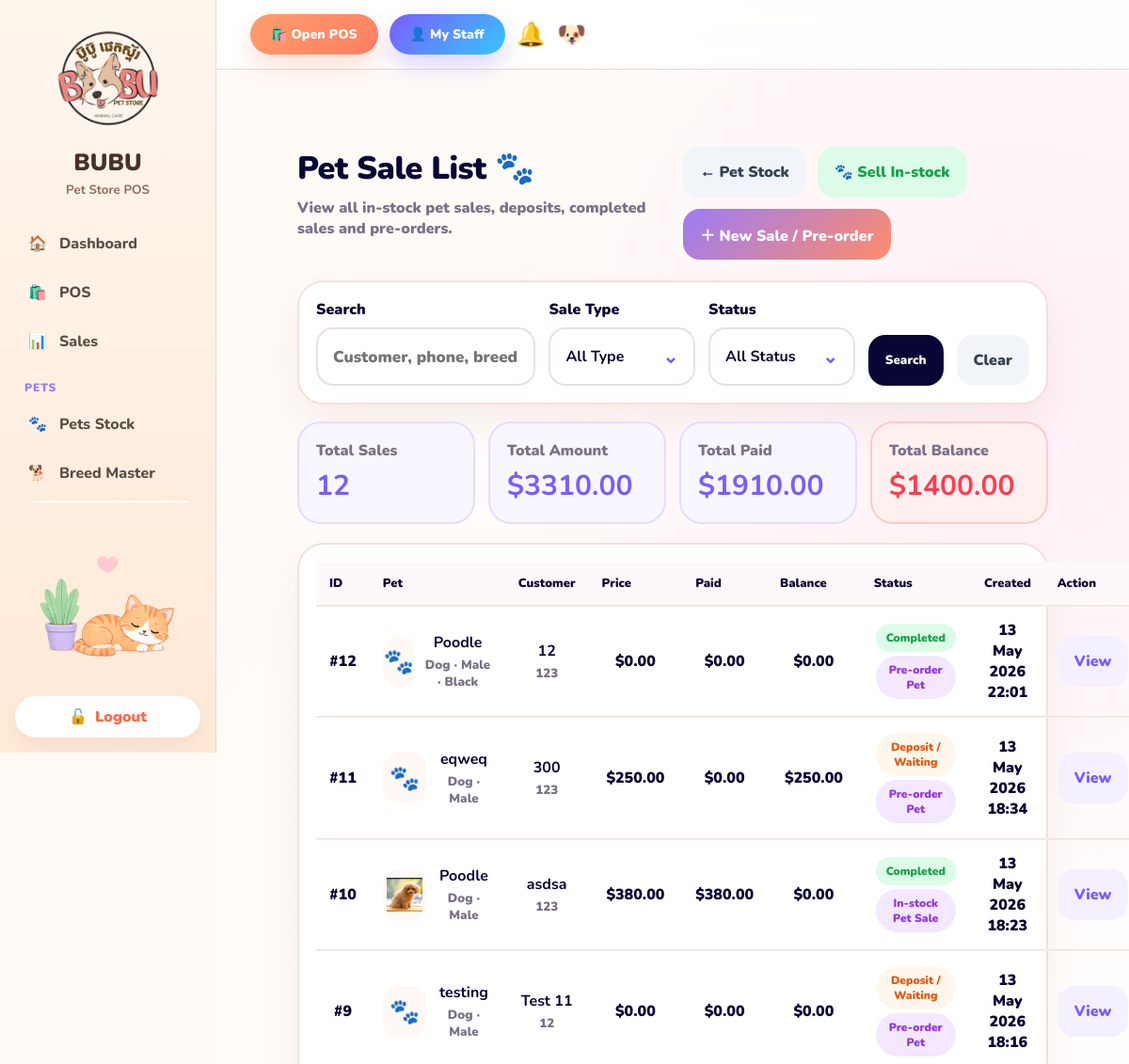
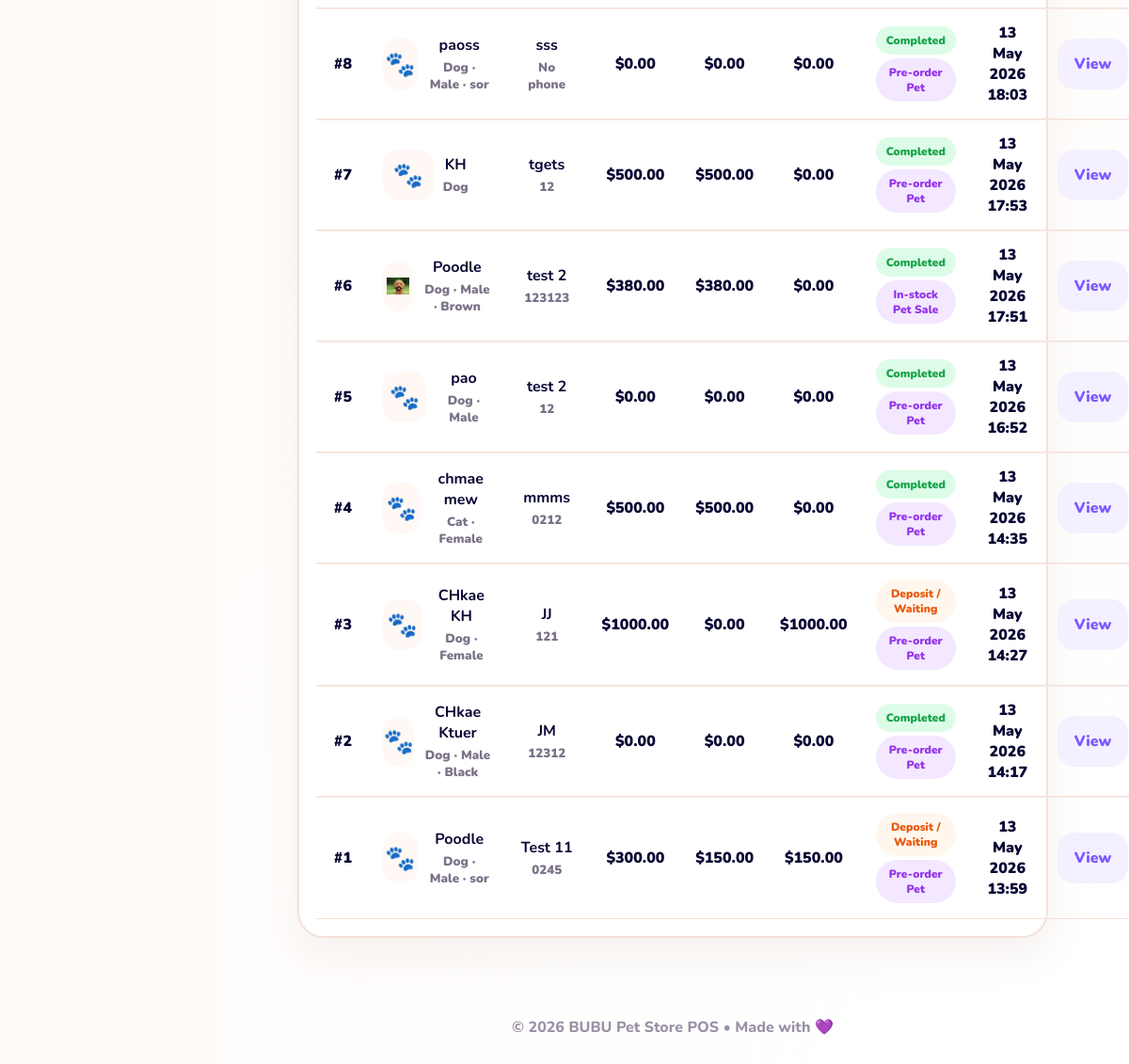
Screenshot of /pets/sales/ (signed in) with the database file from the repository (2 pictures, top to bottom).
### pets/models.py (models this page shows, shortened)
class PetSale(models.Model):
    SALE_KIND_CHOICES = [
        ("in_stock", "In-stock Pet Sale"),
        ("preorder", "Pre-order Pet"),
    ]
    STATUS_CHOICES = [
        ("deposit", "Deposit / Waiting"),
        ("arrived", "Arrived"),
        ("completed", "Completed"),
        ("cancelled", "Customer Cancelled"),
        ("refunded", "Refunded"),
    ]
    PET_TYPE_CHOICES = [
        ("dog", "Dog"),
        ("cat", "Cat"),
        ("other", "Other"),
    ]
    sale_kind = models.CharField(
        max_length=30,
        choices=SALE_KIND_CHOICES,
        default="in_stock",
    )
    pet = models.ForeignKey(
        Pet,
        on_delete=models.PROTECT,
        related_name="sales",
        null=True,
        blank=True,
    )
    preorder_pet_type = models.CharField(
        max_length=20,
        choices=PET_TYPE_CHOICES,
        default="dog",
        blank=True,
    )
    preorder_breed = models.CharField(max_length=120, blank=True)
    preorder_gender = models.CharField(max_length=30, blank=True)
    preorder_color = models.CharField(max_length=80, blank=True)
    preorder_special_type = models.CharField(max_length=120, blank=True)
    deadline = models.DateField(null=True, blank=True)
    customer_name = models.CharField(max_length=120)
    phone = models.CharField(max_length=30, blank=True)
    address = models.TextField(blank=True)
    sale_price = models.DecimalField(max_digits=10, decimal_places=2, default=0)
    deposit_amount = models.DecimalField(max_digits=10, decimal_places=2, default=0)
    paid_amount = models.DecimalField(max_digits=10, decimal_places=2, default=0)
    remaining_amount = models.DecimalField(max_digits=10, decimal_places=2, default=0)
    warranty_days = models.PositiveIntegerField(default=3)
    warranty_start_date = models.DateField(null=True, blank=True)
    warranty_expire_date = models.DateField(null=True, blank=True)
    sale_photo = models.ImageField(upload_to="pet_sales/", blank=True, null=True)
    status = models.CharField(max_length=30, choices=STATUS_CHOICES, default="deposit")
    note = models.TextField(blank=True)
    cancel_reason = models.TextField(blank=True)
    refund_reason = models.TextField(blank=True)
    created_by = models.ForeignKey(
        User,
        on_delete=models.SET_NULL,
        null=True,
        blank=True,
        related_name="created_pet_sales",
    )
    seller = models.ForeignKey(
        User,
        on_delete=models.SET_NULL,
        null=True,
        blank=True,
        related_name="pet_sales_as_seller",
        help_text="Real seller/staff who sold this pet.",
    )
    completed_at = models.DateTimeField(null=True, blank=True)
    created_at = models.DateTimeField(auto_now_add=True)
    @property
    def pet_type_display(self):
        if self.pet:
            return self.pet.get_pet_type_display()
        return dict(self.PET_TYPE_CHOICES).get(self.preorder_pet_type, "Pet")
    @property
    def breed_display(self):
        if self.pet:
            return self.pet.breed_name
        return self.preorder_breed
    @property
    def gender_display(self):
        if self.pet:
            return self.pet.gender
        return self.preorder_gender
    @property
    def color_display(self):
        if self.pet:
            return self.pet.color
        return self.preorder_color

class Pet(models.Model):
    TYPE_CHOICES = [
        ("dog", "Dog"),
        ("cat", "Cat"),
        ("other", "Other"),
    ]
    STATUS_CHOICES = [
        ("in_stock", "In Stock"),
        ("reserved", "Reserved / Deposit"),
        ("sold", "Sold"),
        ("preorder", "Preorder"),
        ("sick", "Sick"),
        ("dead", "Dead"),
        ("cancelled", "Cancelled"),
    ]
    branch = models.ForeignKey(
        Branch,
        on_delete=models.SET_NULL,
        null=True,
        blank=True,
        related_name="pets",
        help_text="Which branch/shop this pet is currently stocked in.",
    )
    breed_profile = models.ForeignKey(
        PetBreed,
        on_delete=models.SET_NULL,
        null=True,
        blank=True,
        related_name="pets",
    )
    pet_type = models.CharField(max_length=20, choices=TYPE_CHOICES, default="dog")
    breed = models.CharField(max_length=120, blank=True)
    name = models.CharField(max_length=120, blank=True)
    gender = models.CharField(max_length=30, blank=True)
    color = models.CharField(max_length=80, blank=True)
    special_type = models.CharField(max_length=120, blank=True)
    age_months_at_stock_in = models.PositiveIntegerField(
        default=0,
        help_text="Age in months when this pet was stocked in.",
    )
    age_recorded_date = models.DateField(
        default=timezone.localdate,
        help_text="Date when age was recorded.",
    )
    death_date = models.DateField(null=True, blank=True)
    photo = models.ImageField(upload_to="pets/", blank=True, null=True)
    cost_price = models.DecimalField(max_digits=10, decimal_places=2, default=0)
    sale_price = models.DecimalField(max_digits=10, decimal_places=2, default=0)
    status = models.CharField(max_length=30, choices=STATUS_CHOICES, default="in_stock")
    note = models.TextField(blank=True)
    created_by = models.ForeignKey(
        User,
        on_delete=models.SET_NULL,
        null=True,
        blank=True,
        related_name="created_pets",
    )
    created_at = models.DateTimeField(auto_now_add=True)
    updated_at = models.DateTimeField(auto_now=True)
    @property
    def breed_name(self):
        if self.breed_profile:
            return self.breed_profile.name
        return self.breed
    @property
    def display_photo(self):
        if self.photo:
            return self.photo
        if self.breed_profile and self.breed_profile.photo:
            return self.breed_profile.photo
        return None

class PetBreed(models.Model):
    TYPE_CHOICES = [
        ("dog", "Dog"),
        ("cat", "Cat"),
        ("other", "Other"),
    ]
    pet_type = models.CharField(max_length=20, choices=TYPE_CHOICES, default="dog")
    name = models.CharField(max_length=120)
    photo = models.ImageField(upload_to="pet_breeds/", blank=True, null=True)
    default_cost_price = models.DecimalField(max_digits=10, decimal_places=2, default=0)
    default_sale_price = models.DecimalField(max_digits=10, decimal_places=2, default=0)
    color_options = models.CharField(
        max_length=255,
        blank=True,
        help_text="Example: White, Cream, Brown, Black",
    )
    sex_options = models.CharField(
        max_length=255,
        blank=True,
        default="Male,Female",
        help_text="Example: Male, Female",
    )
    special_type_options = models.CharField(
        max_length=255,
        blank=True,
        help_text="Example: Teacup, Mini, Standard, Show Grade",
    )
    note = models.TextField(blank=True)
    is_active = models.BooleanField(default=True)
    created_by = models.ForeignKey(
        User,
        on_delete=models.SET_NULL,
        null=True,
        blank=True,
        related_name="created_pet_breeds",
    )
    created_at = models.DateTimeField(auto_now_add=True)
    updated_at = models.DateTimeField(auto_now=True)
    class Meta:
        ordering = ["pet_type", "name"]

### pets/views.py (the view, shortened to what this page needs)
# urls.py: path("sales/", views.pet_sale_list, name="pet_sale_list"),
@login_required
def pet_sale_list(request):
    sales = (
        PetSale.objects
        .select_related("pet", "pet__breed_profile", "created_by", "seller")
        .prefetch_related("photos")
        .order_by("-created_at")
    )
    q = request.GET.get("q", "").strip()
    sale_kind = request.GET.get("sale_kind", "").strip()
    status = request.GET.get("status", "").strip()
    if sale_kind:
        sales = sales.filter(sale_kind=sale_kind)
    if status:
        sales = sales.filter(status=status)
    total_sales = sales.count()
    total_amount = sum((sale.sale_price for sale in sales), Decimal("0.00"))
    total_paid = sum((sale.paid_amount for sale in sales), Decimal("0.00"))
    total_balance = sum((sale.remaining_amount for sale in sales), Decimal("0.00"))
    return render(request, "pets/pet_sale_list.html", {
        "sales": sales,
        "q": q,
        "sale_kind": sale_kind,
        "status": status,
        "total_sales": total_sales,
        "total_amount": total_amount,
        "total_paid": total_paid,
        "total_balance": total_balance,
    })

### templates/pets/pet_sale_list.html (shortened to what this page needs)
{% extends "base.html" %}
{% load static %}
{% block content %}
<div class="sale-list-page">
    <div class="page-top">
        <div>
            <h1>Pet Sale List 🐾</h1>
            <p>View all in-stock pet sales, deposits, completed sales and pre-orders.</p>
        </div>
        <div class="top-actions">
            <a href="{% url 'pet_list' %}" class="soft-btn">← Pet Stock</a>
            <a href="{% url 'pet_available_for_sale' %}" class="green-btn">🐾 Sell In-stock</a>
            <a href="{% url 'pet_sale_create' %}" class="main-btn">＋ New Sale / Pre-order</a>
        </div>
    </div>
    <form method="get" class="filter-card" id="filterForm">
        <div class="filter-grid">
            <label>
                Search
                <input
                    type="text"
                    name="q"
                    value="{{ q|default:'' }}"
                    placeholder="Customer, phone, breed, color..."
                >
            </label>
            <div class="touch-field">
                <span>Sale Type</span>
                <button type="button" class="touch-btn" onclick="openPopup('kind')">
                    <strong id="saleKindLabel">
                        {% if sale_kind == "in_stock" %}
                            🐾 In-stock Sale
                        {% elif sale_kind == "preorder" %}
                            📝 Pre-order
                        {% else %}
                            All Type
                        {% endif %}
                    </strong>
                    <em>⌄</em>
                </button>
            </div>
            <div class="touch-field">
                <span>Status</span>
                <button type="button" class="touch-btn" onclick="openPopup('status')">
                    <strong id="statusLabel">
                        {% if status == "deposit" %}
                            Deposit / Waiting
                        {% elif status == "arrived" %}
                            Arrived
                        {% elif status == "completed" %}
                            Completed
                        {% elif status == "cancelled" %}
                            Cancelled
                        {% elif status == "refunded" %}
                            Refunded
                        {% else %}
                            All Status
                        {% endif %}
                    </strong>
                    <em>⌄</em>
                </button>
            </div>
            <button type="submit" class="dark-btn">Search</button>
            <a href="{% url 'pet_sale_list' %}" class="clear-btn">Clear</a>
        </div>
    </form>
    <div class="summary-grid">
        <div>
            <span>Total Sales</span>
            <strong>{{ total_sales|default:0 }}</strong>
        </div>
        <div>
            <span>Total Amount</span>
            <strong>${{ total_amount|floatformat:2 }}</strong>
        </div>
        <div>
            <span>Total Paid</span>
            <strong>${{ total_paid|floatformat:2 }}</strong>
        </div>
        <div class="danger">
            <span>Total Balance</span>
            <strong>${{ total_balance|floatformat:2 }}</strong>
        </div>
    </div>
    <div class="sale-table-card">
        <div class="desktop-table">
            <table>
                <thead>
                    <tr>
                        <th>ID</th>
                        <th>Pet</th>
                        <th>Customer</th>
                        <th>Price</th>
                        <th>Paid</th>
                        <th>Balance</th>
                        <th>Status</th>
                        <th>Created</th>
                        <th>Action</th>
                    </tr>
                </thead>
                <tbody>
                    {% for sale in sales %}
                        <tr>
                            <td>#{{ sale.id }}</td>
                            <td>
                                <div class="pet-info">
                                    <div class="mini-photo">
                                        {% if sale.sale_photo %}
                                            <img src="{{ sale.sale_photo.url }}">
                                        {% elif sale.pet and sale.pet.display_photo %}
                                            <img src="{{ sale.pet.display_photo.url }}">
                                        {% else %}
                                            <span>🐾</span>
                                        {% endif %}
                                    </div>
                                    <div>
                                        <strong>{{ sale.breed_display|default:"-" }}</strong>
                                        <small>
                                            {{ sale.pet_type_display }}
                                            {% if sale.gender_display %} · {{ sale.gender_display }}{% endif %}
                                            {% if sale.color_display %} · {{ sale.color_display }}{% endif %}
                                        </small>
                                    </div>
                                </div>
                            </td>
                            <td>
                                <strong>{{ sale.customer_name }}</strong>
                                <small>{{ sale.phone|default:"No phone" }}</small>
                            </td>
                            <td>${{ sale.sale_price|floatformat:2 }}</td>
                            <td>${{ sale.paid_amount|floatformat:2 }}</td>
                            <td>${{ sale.remaining_amount|floatformat:2 }}</td>
                            <td>
                                <span class="status status-{{ sale.status }}">
                                    {{ sale.get_status_display }}
                                </span>
                                <span class="kind">
                                    {{ sale.get_sale_kind_display }}
                                </span>
                            </td>
                            <td>{{ sale.created_at|date:"d M Y H:i" }}</td>
                            <td>
                                <a href="{% url 'pet_sale_detail' sale.id %}" class="view-btn">View</a>
                            </td>
                        </tr>
                    {% endfor %}
                </tbody>
            </table>
        </div>
    </div>
</div>
{% endblock %}

### rows the page displays
PetSale: id "12", breed_display "Poodle", pet_type_display "Dog", gender_display "Male", color_display "Black", customer_name "12", phone "123", sale_price "0.00", paid_amount "0.00", remaining_amount "0.00", status "Completed", sale_kind "Pre-order Pet", created_at "13 May 2026 22:01"
PetSale: id "11", breed_display "eqweq", pet_type_display "Dog", gender_display "Male", customer_name "300", phone "123", sale_price "250.00", paid_amount "0.00", remaining_amount "250.00", status "Deposit / Waiting", sale_kind "Pre-order Pet", created_at "13 May 2026 18:34"
PetSale: id "10", pet.display_photo (picture), breed_display "Poodle", pet_type_display "Dog", gender_display "Male", customer_name "asdsa", phone "123", sale_price "380.00", paid_amount "380.00", remaining_amount "0.00", status "Completed", sale_kind "In-stock Pet Sale", created_at "13 May 2026 18:23"
PetSale: id "9", breed_display "testing", pet_type_display "Dog", gender_display "Male", customer_name "Test 11", phone "12", sale_price "0.00", paid_amount "0.00", remaining_amount "0.00", status "Deposit / Waiting", sale_kind "Pre-order Pet", created_at "13 May 2026 18:16"
PetSale: id "8", breed_display "paoss", pet_type_display "Dog", gender_display "Male", color_display "sor", customer_name "sss", phone "No phone", sale_price "0.00", paid_amount "0.00", remaining_amount "0.00", status "Completed", sale_kind "Pre-order Pet", created_at "13 May 2026 18:03"
PetSale: id "7", breed_display "KH", pet_type_display "Dog", customer_name "tgets", phone "12", sale_price "500.00", paid_amount "500.00", remaining_amount "0.00", status "Completed", sale_kind "Pre-order Pet", created_at "13 May 2026 17:53"
PetSale: id "6", pet.display_photo (picture), breed_display "Poodle", pet_type_display "Dog", gender_display "Male", color_display "Brown", customer_name "test 2", phone "123123", sale_price "380.00", paid_amount "380.00", remaining_amount "0.00", status "Completed", sale_kind "In-stock Pet Sale", created_at "13 May 2026 17:51"
PetSale: id "5", breed_display "pao", pet_type_display "Dog", gender_display "Male", customer_name "test 2", phone "12", sale_price "0.00", paid_amount "0.00", remaining_amount "0.00", status "Completed", sale_kind "Pre-order Pet", created_at "13 May 2026 16:52"
PetSale: id "4", breed_display "chmae mew", pet_type_display "Cat", gender_display "Female", customer_name "mmms", phone "0212", sale_price "500.00", paid_amount "500.00", remaining_amount "0.00", status "Completed", sale_kind "Pre-order Pet", created_at "13 May 2026 14:35"
PetSale: id "3", breed_display "CHkae KH", pet_type_display "Dog", gender_display "Female", customer_name "JJ", phone "121", sale_price "1000.00", paid_amount "0.00", remaining_amount "1000.00", status "Deposit / Waiting", sale_kind "Pre-order Pet", created_at "13 May 2026 14:27"
PetSale: id "2", breed_display "CHkae Ktuer", pet_type_display "Dog", gender_display "Male", color_display "Black", customer_name "JM", phone "12312", sale_price "0.00", paid_amount "0.00", remaining_amount "0.00", status "Completed", sale_kind "Pre-order Pet", created_at "13 May 2026 14:17"
PetSale: id "1", breed_display "Poodle", pet_type_display "Dog", gender_display "Male", color_display "sor", customer_name "Test 11", phone "0245", sale_price "300.00", paid_amount "150.00", remaining_amount "150.00", status "Deposit / Waiting", sale_kind "Pre-order Pet", created_at "13 May 2026 13:59"

### other values shown
{{ total_sales|default:0 }} "12"
{{ total_amount|floatformat:2 }} "3310.00"
{{ total_paid|floatformat:2 }} "1910.00"
{{ total_balance|floatformat:2 }} "1400.00"
